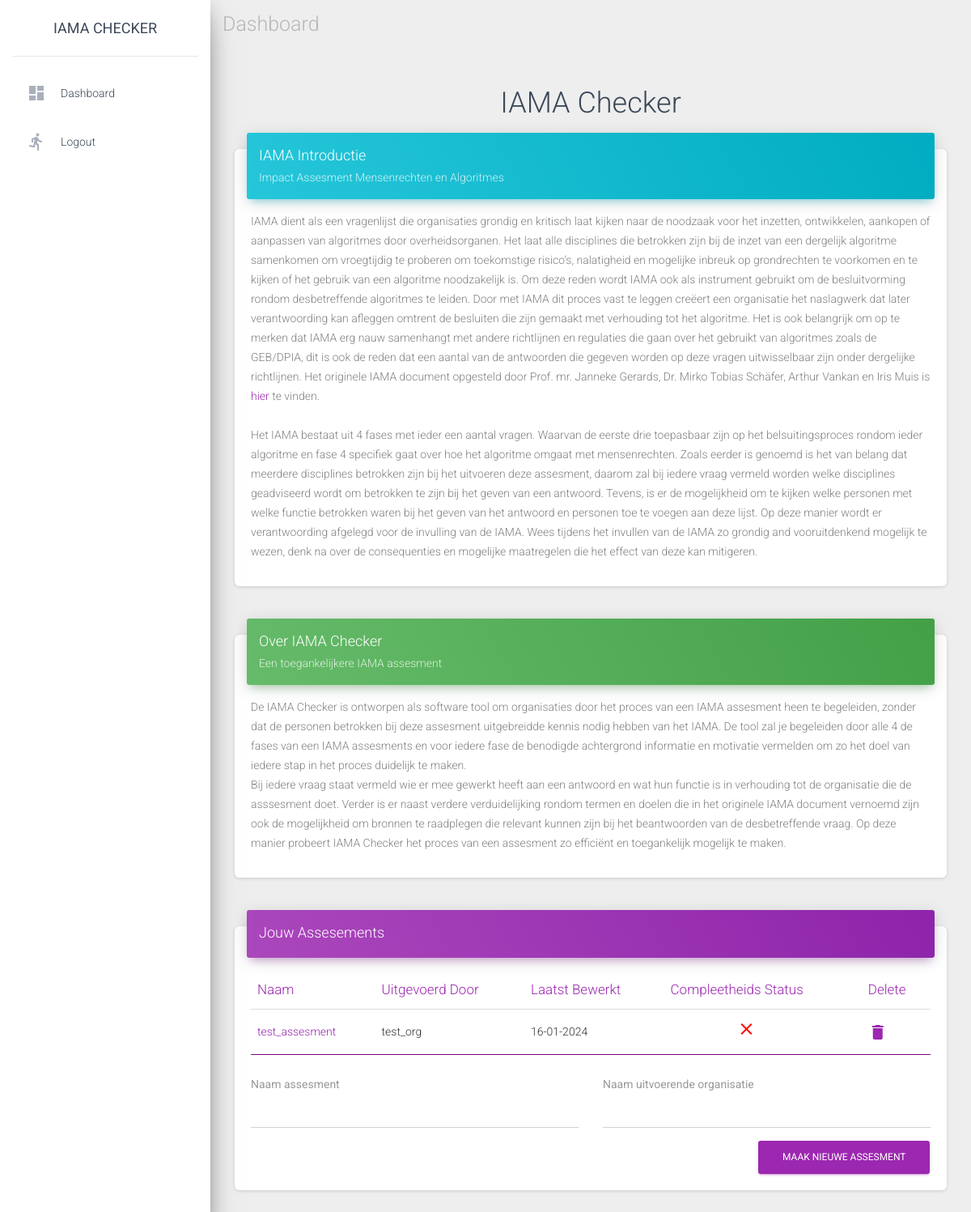
The page / (signed in) on the database as committed earlier.
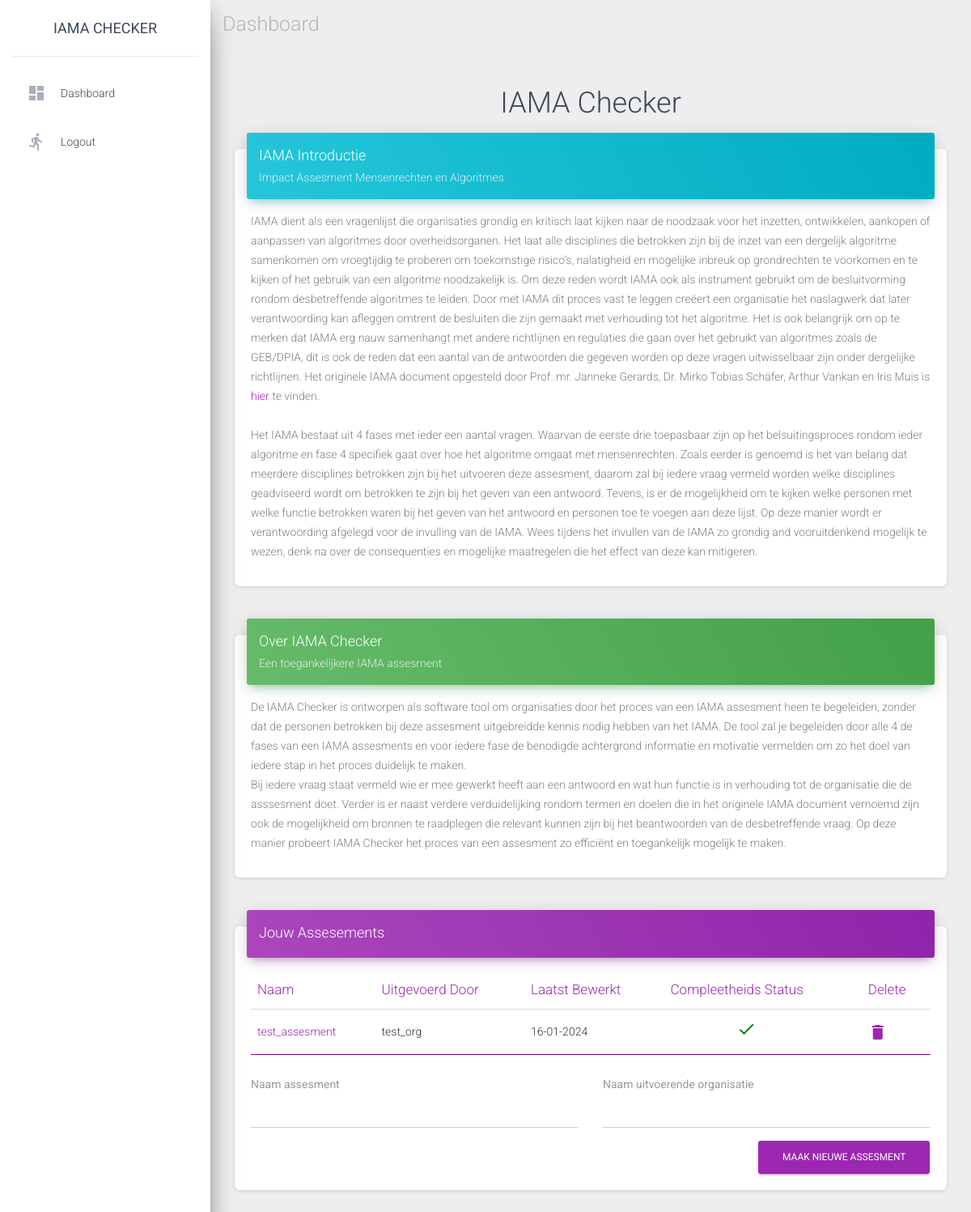
The same page on the database as committed later.
### base/models.py (models this page shows)
class Assesment(models.Model):
    name = models.CharField(max_length=40)# Name of the assesment
    organisation = models.CharField(max_length=50)# Name of the organisation performing the assesment
    complete_status = models.BooleanField(default=False)# Complete when all questions have been answered
    date_last_saved = models.DateField(auto_now=True)# Automatically saves new value when this object is saved
    user = models.ForeignKey(User, on_delete=models.CASCADE, default=user_pk_sentinel)

### base/views.py (the view)
# urls.py: path("", views.home, name="home"),
@login_required
def home(request):
    assesments_list = Assesment.objects.filter(user__pk=request.user.pk).order_by("-date_last_saved")
    return render(request, "base/home.html", {"assesments_list": assesments_list})

### base/templates/base/home.html (shortened to what the changed rows need)
{% extends "base/base.html" %}
{% block content %}
{% if user.is_authenticated %}
    <div class="row">
        <h2 class="iama">IAMA Checker</h2>
    </div>
    <div class="row">
        <div class="col-md-12">
            <div class="card">
                <div class="card-body">
                    <div class="table-responsive">
                    <table class="table iama-bottom-border">
                        <thead class=" text-primary">
                        <th>
                            Naam
                        </th>
                        <th>
                            Uitgevoerd Door
                        </th>
                        <th>
                            Laatst Bewerkt
                        </th>
                        <th>
                            Compleetheids Status
                        </th>
                        <th>
                            Delete
                        </th>
                        </thead>
                        <tbody>
                        {% for item in assesments_list %}
                        <tr>
                            <td>
                            <a href="{% url 'base:detail' item.id %}">{{ item.name }}</a>
                            </td>
                            <td>
                            {{ item.organisation }}
                            </td>
                            <td>
                            {{ item.date_last_saved|date:"d-m-Y" }}
                            </td>
                            <td style="padding-left: 90px">
                                {% if item.complete_status %}
                                    <i class="material-icons" style="color: green">done</i>
                                {% else %}
                                    <i class="material-icons" style="color: red">close</i>
                                {% endif %}
                            </td>
                            <td>
                              <a data-toggle="modal", data-target=#delete_modal{{ item.id }} href="#">
                                  <i class="material-icons">delete</i>
                              </a>
                            </td>
                        </tr>
                        {% endfor %}
                        </tbody>
                    </table>
                    </div>
                </div>
            </div>
        </div>
    </div>
{% endif %}
{% endblock %}

Rows that differ between the two databases and show on the page:
changed Assesment "test_assesment": complete_status False → True (drawn)
